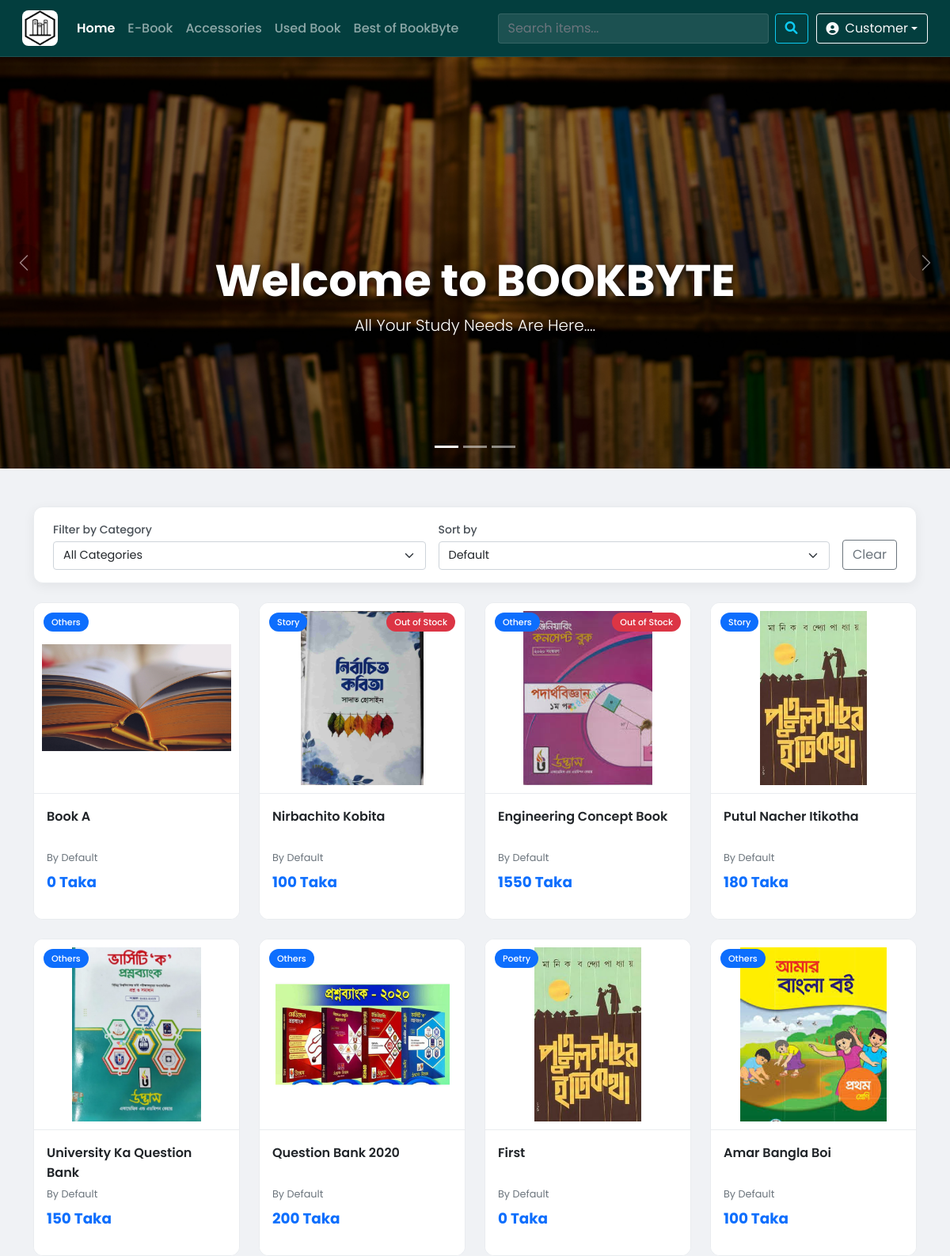
Before: /home/ (signed in, upper part) with the older database file.
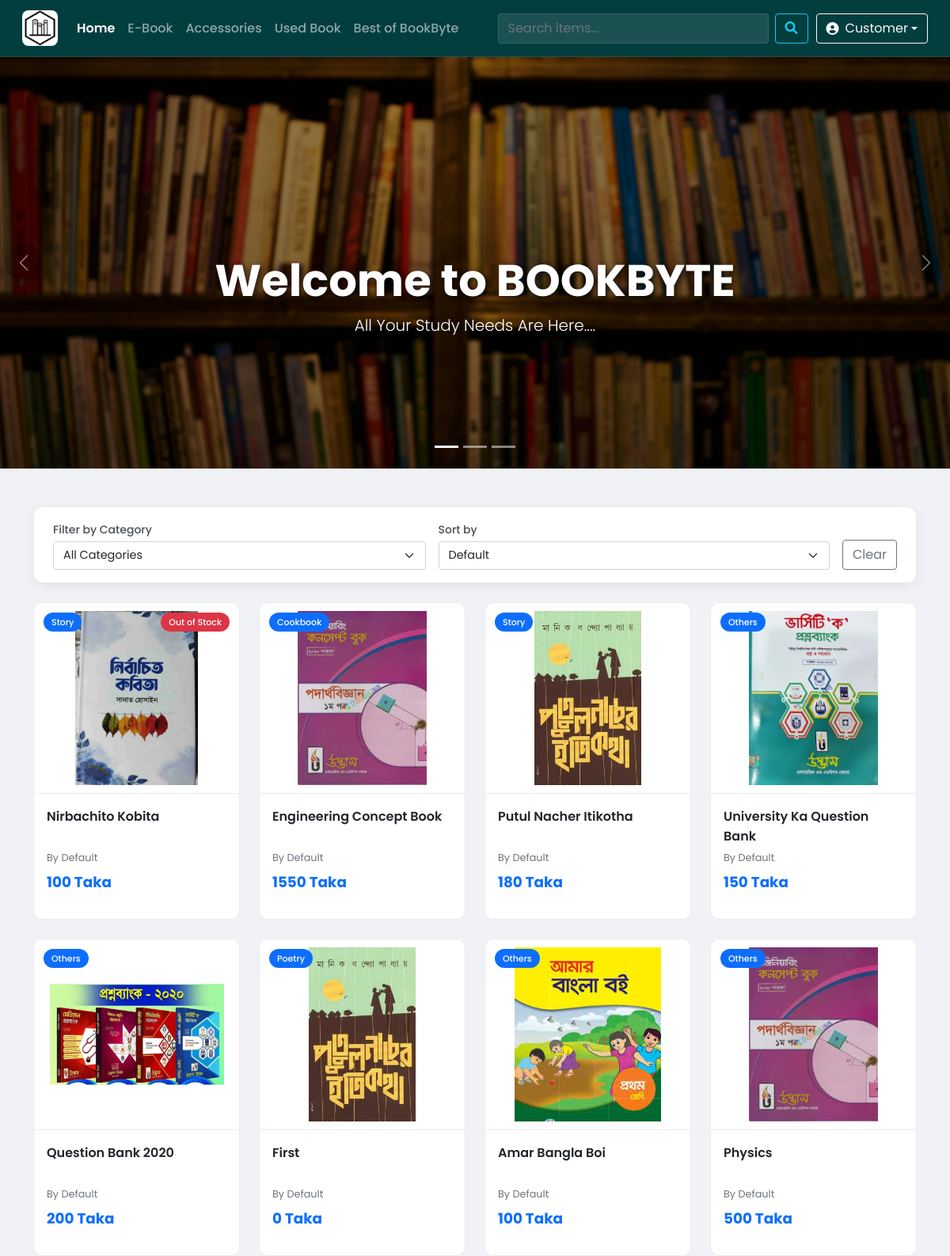
After: the same page with the newer database file.
### products/models.py (models this page shows, shortened)
class Book(models.Model):
    title = models.CharField(max_length=200)
    author = models.CharField(max_length=200)
    publisher = models.CharField(max_length=200)
    description = models.TextField(blank=True, null=True)
    category_type = (('Story', 'Story'), ('Fiction', 'Fiction'), ('Non-Fiction', 'Non-Fiction'), ('Novel', 'Novel'),
                     ('History', 'History'), ('Poetry', 'Poetry'), ('Cookbook', 'Cookbook'),
                     ('Drama', 'Drama'), ('Thriller', 'Thriller'), ('Biography', 'Biography'), ('Action', 'Action'),
                     ('Literature', 'Literature'), ('Adventure', 'Adventure'), ('Others', 'Others'))
    category = models.CharField(max_length=200, choices=category_type, blank=True, null=True)
    price = models.IntegerField(blank=True, null=True)
    quantity = models.IntegerField(blank=True, null=True)
    image = models.ImageField(upload_to='images/', blank=True, null=True, default='images/default.jpg')
    review_choice = models.ForeignKey('Review', on_delete= models.CASCADE, blank=True, null=True)
    type = (('New', 'New'), ('Used', 'Used'), ('Academic', 'Academic'), ('Admission', 'Admission'))
    type_choice = models.CharField(max_length=100, choices=type, blank=True, null=True)
    donated_by = models.ForeignKey(User, on_delete=models.SET_NULL, null=True, blank=True)
    date_time = models.DateTimeField(auto_now_add=True, blank=True, null=True)
    sales_count = models.IntegerField(default=0)
    average_rating = models.FloatField(default=0.0)

### user/views.py (the view)
# urls.py: 2. Add a URL to urlpatterns:  path('', views.home, name='home')
@login_required
def home(request): # Or whatever your view is named
    books = Book.objects.all()
    categories = Book.objects.values_list('category', flat=True).distinct().order_by('category')
    category_filter = request.GET.get('category', '') # Get the selected category
    if category_filter: # If a category is selected (and not empty)
        books = books.filter(category=category_filter)
    sort_option = request.GET.get('sort', '') # Get the selected sort option
    if sort_option == 'price_asc':
        books = books.order_by('price')
    elif sort_option == 'price_desc':
        books = books.order_by('-price')
    else:
        books = books.order_by('-date_time')
    context = {
        'book': books, # Pass the filtered & sorted list of books
        'categories': categories, # Pass the list of all available categories
        'current_category': category_filter, # Pass back the selected category for the form
        'current_sort': sort_option, # Pass back the selected sort option for the form
    }
    return render(request, 'home_user.html', context)

### user/templates/home_user.html (shortened to what this page needs)
{% extends 'main_user.html' %}
{% load static %}
{% block head_css %}
    <link rel="stylesheet" href="{% static 'css/home_user.css' %}">
    <link rel="stylesheet" href="{% static 'css/slider.css' %}">
    <link href="https://cdnjs.cloudflare.com/ajax/libs/font-awesome/5.15.4/css/all.min.css" rel="stylesheet">
{% endblock %}
{% block content %}
    {% include 'slider_user.html' %}
    <div class="container py-5">
        <div class="filter-bar mb-4">
            <form action="{% url 'home' %}" method="GET" class="d-flex align-items-end gap-3 flex-wrap">
                <div class="form-group mb-0 flex-grow-1">
                    <label for="category-select" class="form-label small">Filter by Category</label>
                    <select name="category" id="category-select" class="form-select" onchange="this.form.submit()">
                        <option value="">All Categories</option>
                    </select>
                </div>
                <div class="form-group mb-0 flex-grow-1">
                    <label for="sort-select" class="form-label small">Sort by</label>
                    <select name="sort" id="sort-select" class="form-select" onchange="this.form.submit()">
                        <option value="default" {% if not current_sort or current_sort == 'default' %}selected{% endif %}>Default</option>
                    </select>
                </div>
                <div class="form-group mb-0">
                    <a href="{% url 'home' %}" class="btn btn-outline-secondary">Clear</a>
                </div>
            </form>
        </div>
        <div class="row">
            {% for p in book %}
            <div class="col-lg-3 col-md-4 col-sm-6 mb-4 d-flex align-items-stretch">
                <div class="card product-card h-100 w-100">
                    <div class="card-image-wrapper">
                        {% if p.image %}
                            <img src="{{ p.image.url }}" class="card-img-top" alt="{{ p.title }}">
                        {% endif %}
                        <span class="category-badge">{{ p.category|default:'General' }}</span>
                        {% if p.quantity == 0 %}
                            <div class="stock-out-badge">Out of Stock</div>
                        {% endif %}
                    </div>
                    <div class="card-body d-flex flex-column">
                        <h5 class="card-title">{{ p.title }}</h5>
                        <p class="card-author text-muted small mb-2">By {{ p.author|default:'Unknown Author' }}</p>
                        <p class="card-price mt-auto">{{ p.price }} Taka</p>
                    </div>
                </div>
            </div>
            {% endfor %}
        </div>
    </div>
{% endblock %}

Changed rows visible on the page:
removed Book: image (picture), category "Others", title "Book A", author "Default", price "0"
changed Book "Engineering Concept Book": category "Others" → "Cookbook"; no longer shows "Out of Stock"
now on this page (row unchanged): Book: image (picture), category "Others", title "Physics", author "Default", price "500"
